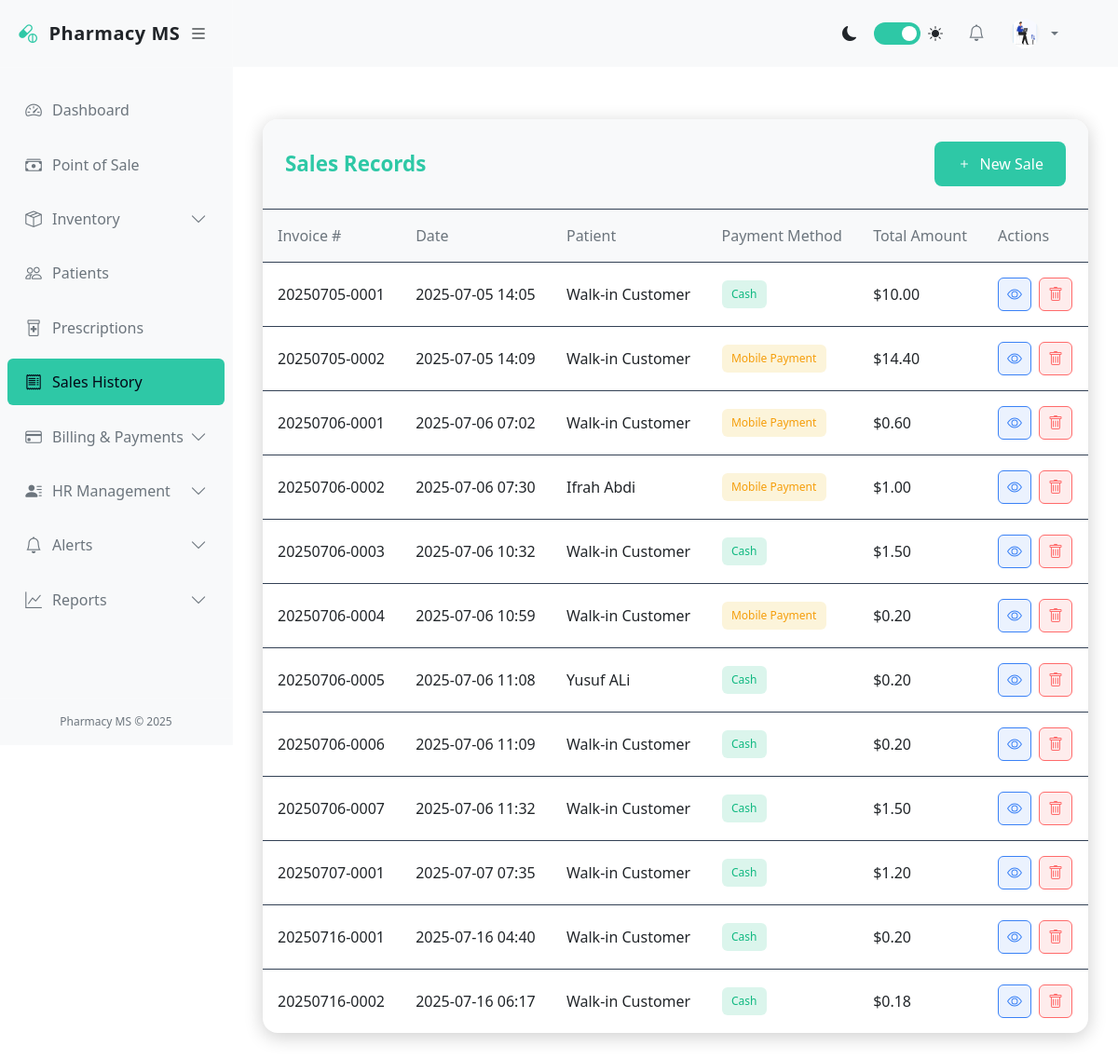
The app's page /pharmacy/sales/ (signed in) with its own data.
### accounts/models.py (models this page shows, shortened)
class User(AbstractUser):
    GENDER_CHOICES = (
        ('M', 'Male'),
        ('F', 'Female'),
        ('O', 'Other'),
    )
    ROLES = (
        ('admin', 'Administrator'),
        ('pharmacist', 'Pharmacist'),
        ('cashier', 'Cashier'),
        ('manager', 'Manager'),
        ('staff', 'Staff'),
    )
    role = models.CharField(max_length=20, choices=ROLES, default='staff')
    gender = models.CharField(max_length=1, choices=GENDER_CHOICES, blank=True, null=True)
    phone = models.CharField(max_length=20, blank=True, null=True)
    address = models.TextField(blank=True, null=True)
    date_of_birth = models.DateField(blank=True, null=True)
    hire_date = models.DateField(blank=True, null=True)
    profile_picture = models.ImageField(upload_to='profile_pics/', blank=True, null=True)
    is_active = models.BooleanField(default=True)

### pharmacy/models.py (models this page shows, shortened)
class Sale(models.Model):
    PAYMENT_METHODS = (
        ('cash', 'Cash'),
        ('card', 'Credit/Debit Card'),
        ('mobile', 'Mobile Payment'),
        ('insurance', 'Insurance'),
        ('credit', 'Credit'),
    )
    invoice_number = models.CharField(max_length=20, unique=True)
    patient = models.ForeignKey('Patient', on_delete=models.SET_NULL, null=True, blank=True)
    date = models.DateTimeField(auto_now_add=True)
    payment_method = models.CharField(max_length=20, choices=PAYMENT_METHODS, default='cash')
    subtotal = models.DecimalField(max_digits=10, decimal_places=2)
    discount_amount = models.DecimalField(max_digits=10, decimal_places=2, default=0)
    total_amount = models.DecimalField(max_digits=10, decimal_places=2)
    notes = models.TextField(blank=True, null=True)
    created_by = models.ForeignKey(User, on_delete=models.SET_NULL, null=True)

class Patient(models.Model):
    GENDER_CHOICES = (
        ('M', 'Male'),
        ('F', 'Female'),
        ('O', 'Other'),
    )
    first_name = models.CharField(max_length=50)
    last_name = models.CharField(max_length=50)
    date_of_birth = models.DateField()
    gender = models.CharField(max_length=1, choices=GENDER_CHOICES)
    phone = models.CharField(max_length=20, blank=True, null=True)
    email = models.EmailField(blank=True, null=True)
    address = models.TextField(blank=True, null=True)
    city = models.CharField(max_length=50, blank=True, null=True)
    state = models.CharField(max_length=50, blank=True, null=True)
    postal_code = models.CharField(max_length=20, blank=True, null=True)
    insurance_provider = models.CharField(max_length=100, blank=True, null=True)
    insurance_number = models.CharField(max_length=50, blank=True, null=True)
    medical_history = models.TextField(blank=True, null=True)
    allergies = models.TextField(blank=True, null=True)
    created_at = models.DateTimeField(auto_now_add=True)
    updated_at = models.DateTimeField(auto_now=True)
    class Meta:
        ordering = ['last_name', 'first_name']

### pharmacy/views.py (the view)
# urls.py: path('sales/', views.sale_list, name='sale_list'),
@login_required
def sale_list(request):
    sales = Sale.objects.all()
    return render(request, 'pharmacy/sales/sale_list.html', {'sales': sales})

### pharmacy/templates/pharmacy/sales/sale_list.html (shortened to what this page needs)
{% extends 'base.html' %}
{% block content %}
<div class="sales-container">
    <div class="sales-header">
        <h1 class="sales-title">Sales Records</h1>
        <a href="{% url 'pos' %}" class="btn btn-primary">
            <svg xmlns="http://www.w3.org/2000/svg" width="16" height="16" fill="currentColor" viewBox="0 0 16 16">
                <path d="M8 4a.5.5 0 0 1 .5.5v3h3a.5.5 0 0 1 0 1h-3v3a.5.5 0 0 1-1 0v-3h-3a.5.5 0 0 1 0-1h3v-3A.5.5 0 0 1 8 4z"/>
            </svg>
            New Sale
        </a>
    </div>
    <div class="table-responsive">
        <table class="sales-table">
            <thead>
                <tr>
                    <th>Invoice #</th>
                    <th>Date</th>
                    <th>Patient</th>
                    <th>Payment Method</th>
                    <th>Total Amount</th>
                    <th>Actions</th>
                </tr>
            </thead>
            <tbody>
                {% for sale in sales %}
                <tr>
                    <td>{{ sale.invoice_number }}</td>
                    <td>{{ sale.date|date:"Y-m-d H:i" }}</td>
                    <td>
                        {% if sale.patient %}
                            {{ sale.patient.first_name }} {{ sale.patient.last_name }}
                        {% else %}
                            Walk-in Customer
                        {% endif %}
                    </td>
                    <td>
                        <span class="payment-method
                            {% if sale.payment_method == 'cash' %}payment-cash
                            {% elif sale.payment_method == 'card' %}payment-card
                            {% elif sale.payment_method == 'mobile' %}payment-mobile
                            {% else %}payment-insurance{% endif %}">
                            {{ sale.get_payment_method_display }}
                        </span>
                    </td>
                    <td>${{ sale.total_amount|floatformat:2 }}</td>
                    <td class="table-actions">
                        <a href="{% url 'sale_detail' sale.pk %}" class="btn btn-sm btn-info" title="View">
                        </a>
                        <a href="{% url 'sale_delete' sale.pk %}" class="btn btn-sm btn-danger" title="Delete">
                        </a>
                    </td>
                </tr>
                {% empty %}
                <tr>
                    <td colspan="6" class="empty-state">No sales records found</td>
                </tr>
                {% endfor %}
            </tbody>
        </table>
    </div>
</div>
{% endblock %}

### pharmacy/templates/base.html (shortened to what this page needs)
<!DOCTYPE html>
<html lang="en">
<head>
    <link href="https://cdn.jsdelivr.net/npm/bootstrap@5.3.0/dist/css/bootstrap.min.css" rel="stylesheet">
    <link rel="stylesheet" href="https://cdn.jsdelivr.net/npm/bootstrap-icons@1.10.0/font/bootstrap-icons.css">
</head>
<body>
    <div class="d-flex">
        <div class="sidebar" id="sidebar">
            <div class="sidebar-header">
                <a href="{% url 'dashboard' %}" class="sidebar-brand">
                    <i class="bi bi-capsule-pill sidebar-brand-icon"></i>
                    <span id="sidebar-title">Pharmacy MS</span>
                </a>
                <button class="toggle-btn" id="toggle-sidebar">
                    <i class="bi bi-list"></i>
                </button>
            </div>
            <div class="px-2 py-3" style="height: calc(100% - 120px); overflow-y: auto;">
                <ul class="nav flex-column">
                    <li class="nav-item">
                        <a class="nav-link {% if request.resolver_match.url_name == 'dashboard' %}active{% endif %}"
                            href="{% url 'dashboard' %}">
                            <i class="bi bi-speedometer2"></i>
                            <span class="nav-link-text ms-2">Dashboard</span>
                        </a>
                    </li>
                    <li class="nav-item">
                        <a class="nav-link {% if 'pos' in request.resolver_match.url_name %}active{% endif %}"
                            href="{% url 'pos' %}">
                            <i class="bi bi-cash-stack"></i>
                            <span class="nav-link-text ms-2">Point of Sale</span>
                        </a>
                    </li>
                    <li class="nav-item">
                        <a class="nav-link "
                            data-bs-toggle="collapse" href="#inventoryCollapse">
                            <i class="bi bi-box-seam"></i>
                            <span class="nav-link-text ms-2">Inventory</span>
                            <i class="bi bi-chevron-down collapse-icon ms-auto"></i>
                        </a>
                    </li>
                    <li class="nav-item">
                        <a class="nav-link {% if 'patient' in request.resolver_match.url_name %}active{% endif %}"
                            href="{% url 'patient_list' %}">
                            <i class="bi bi-people"></i>
                            <span class="nav-link-text ms-2">Patients</span>
                        </a>
                    </li>
                    <li class="nav-item">
                        <a class="nav-link {% if 'prescription' in request.resolver_match.url_name %}active{% endif %}"
                            href="{% url 'prescription_list' %}">
                            <i class="bi bi-prescription2"></i>
                            <span class="nav-link-text ms-2">Prescriptions</span>
                        </a>
                    </li>
                    <li class="nav-item">
                        <a class="nav-link {% if 'sale' in request.resolver_match.url_name and 'pos' not in request.resolver_match.url_name %}active{% endif %}"
                            href="{% url 'sale_list' %}">
                            <i class="bi bi-receipt"></i>
                            <span class="nav-link-text ms-2">Sales History</span>
                        </a>
                    </li>
                    <li class="nav-item">
                        <a class="nav-link {% if 'billing' in request.resolver_match.url_name or 'payment' in request.resolver_match.url_name %}active{% endif %}"
                            data-bs-toggle="collapse" href="#billingCollapse">
                            <i class="bi bi-credit-card"></i>
                            <span class="nav-link-text ms-2">Billing & Payments</span>
                            <i class="bi bi-chevron-down collapse-icon ms-auto"></i>
                        </a>
                    </li>
                    <li class="nav-item">
                        <a class="nav-link {% if 'user' in request.resolver_match.url_name or 'attendance' in request.resolver_match.url_name or 'payroll' in request.resolver_match.url_name %}active{% endif %}"
                            data-bs-toggle="collapse" href="#hrCollapse">
                            <i class="bi bi-person-lines-fill"></i>
                            <span class="nav-link-text ms-2">HR Management</span>
                            <i class="bi bi-chevron-down collapse-icon ms-auto"></i>
                        </a>
                    </li>
                    <li class="nav-item">
                        <a class="nav-link {% if 'notification' in request.resolver_match.url_name or 'alert_rule' in request.resolver_match.url_name %}active{% endif %}"
                            data-bs-toggle="collapse" href="#alertsCollapse">
                            <i class="bi bi-bell"></i>
                            <span class="nav-link-text ms-2">Alerts</span>
                            <i class="bi bi-chevron-down collapse-icon ms-auto"></i>
                        </a>
                    </li>
                    <li class="nav-item">
                        <a class="nav-link {% if 'report' in request.resolver_match.url_name %}active{% endif %}"
                            data-bs-toggle="collapse" href="#reportsCollapse">
                            <i class="bi bi-graph-up"></i>
                            <span class="nav-link-text ms-2">Reports</span>
                            <i class="bi bi-chevron-down collapse-icon ms-auto"></i>
                        </a>
                    </li>
                </ul>
            </div>
            <div class="sidebar-footer">
                Pharmacy MS &copy; 2025
            </div>
        </div>
        <div class="main-content flex-grow-1" id="main-content">
            <nav class="navbar navbar-expand-lg navbar-light bg-light border-bottom">
                <div class="container-fluid">
                    <div class="collapse navbar-collapse" id="navbarSupportedContent">
                        <ul class="navbar-nav ms-auto align-items-center">
                            <li class="nav-item me-3">
                                <div class="d-flex align-items-center">
                                    <i class="bi bi-moon-fill me-2"></i>
                                    <label class="theme-switch">
                                        <span class="slider"></span>
                                    </label>
                                    <i class="bi bi-sun-fill ms-2"></i>
                                </div>
                            </li>
                            <li class="nav-item dropdown me-2">
                                <a class="nav-link position-relative" href="#" id="notificationsDropdown" role="button"
                                    data-bs-toggle="dropdown">
                                    <i class="bi bi-bell"></i>
                                </a>
                            </li>
                            <li class="nav-item dropdown">
                                <a class="nav-link dropdown-toggle d-flex align-items-center" href="#" id="userDropdown"
                                    role="button" data-bs-toggle="dropdown">
                                    {% if user.profile_picture %}
                                    <img src="{{ user.profile_picture.url }}" class="rounded-circle me-2" width="32"
                                        height="32" alt="Profile">
                                    {% else %}
                                    <i class="bi bi-person-circle me-2"></i>
                                    {% endif %}
                                </a>
                            </li>
                        </ul>
                    </div>
                </div>
            </nav>
            <div class="container-fluid py-4">
                {% block content %}{% endblock %}
            </div>
        </div>
    </div>
</body>
</html>

### records on screen
User: profile_picture (picture)
Sale: invoice_number "20250705-0001", date "2025-07-05 14:05", shows "Walk-in Customer", payment_method "Cash", total_amount "10.00"
Sale: invoice_number "20250705-0002", date "2025-07-05 14:09", shows "Walk-in Customer", payment_method "Mobile Payment", total_amount "14.40"
Sale: invoice_number "20250706-0001", date "2025-07-06 07:02", shows "Walk-in Customer", payment_method "Mobile Payment", total_amount "0.60"
Sale: invoice_number "20250706-0002", date "2025-07-06 07:30", patient.first_name "Ifrah", patient.last_name "Abdi", payment_method "Mobile Payment", total_amount "1.00"
Sale: invoice_number "20250706-0003", date "2025-07-06 10:32", shows "Walk-in Customer", payment_method "Cash", total_amount "1.50"
Sale: invoice_number "20250706-0004", date "2025-07-06 10:59", shows "Walk-in Customer", payment_method "Mobile Payment", total_amount "0.20"
Sale: invoice_number "20250706-0005", date "2025-07-06 11:08", patient.first_name "Yusuf", patient.last_name "ALi", payment_method "Cash", total_amount "0.20"
Sale: invoice_number "20250706-0006", date "2025-07-06 11:09", shows "Walk-in Customer", payment_method "Cash", total_amount "0.20"
Sale: invoice_number "20250706-0007", date "2025-07-06 11:32", shows "Walk-in Customer", payment_method "Cash", total_amount "1.50"
Sale: invoice_number "20250707-0001", date "2025-07-07 07:35", shows "Walk-in Customer", payment_method "Cash", total_amount "1.20"
Sale: invoice_number "20250716-0001", date "2025-07-16 04:40", shows "Walk-in Customer", payment_method "Cash", total_amount "0.20"
Sale: invoice_number "20250716-0002", date "2025-07-16 06:17", shows "Walk-in Customer", payment_method "Cash", total_amount "0.18"
